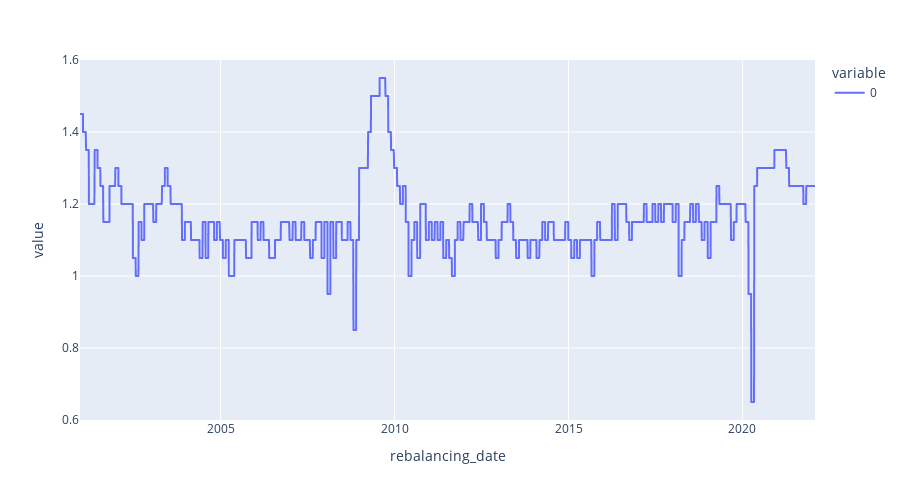

Here is the notebook cell this chart was saved with:
### Code cell
res1 = general_single_output_ElasticNet_Lagged(X, Y, len_train, single_train=False, expanding=False, train_size=len_train, model_params=param_list[33])
eval_model_outputs(res1, show_fig=True)

### Figure 1 — Plotly figure (JSON) as saved in the notebook; plotly's stock layout.template omitted (floating-point values rounded to 4 significant figures; data arrays with more than 128 entries replaced by an {"elided": "..."} marker saying what was removed)
{"data": [{"hovertemplate": "variable=0<br>rebalancing_date=%{x}<br>value=%{y}<extra></extra>", "legendgroup": "0", "line": {"color": "#636efa", "dash": "solid"}, "marker": {"symbol": "circle"}, "mode": "lines", "name": "0", "showlegend": true, "type": "scattergl", "x": {"elided": "5313 str values"}, "xaxis": "x", "y": {"elided": "5313 float values"}, "yaxis": "y"}], "layout": {"height": 500, "legend": {"title": {"text": "variable"}, "tracegroupgap": 0}, "margin": {"t": 60}, "xaxis": {"anchor": "y", "domain": [0, 1], "title": {"text": "rebalancing_date"}}, "yaxis": {"anchor": "x", "domain": [0, 1], "title": {"text": "value"}}}}
